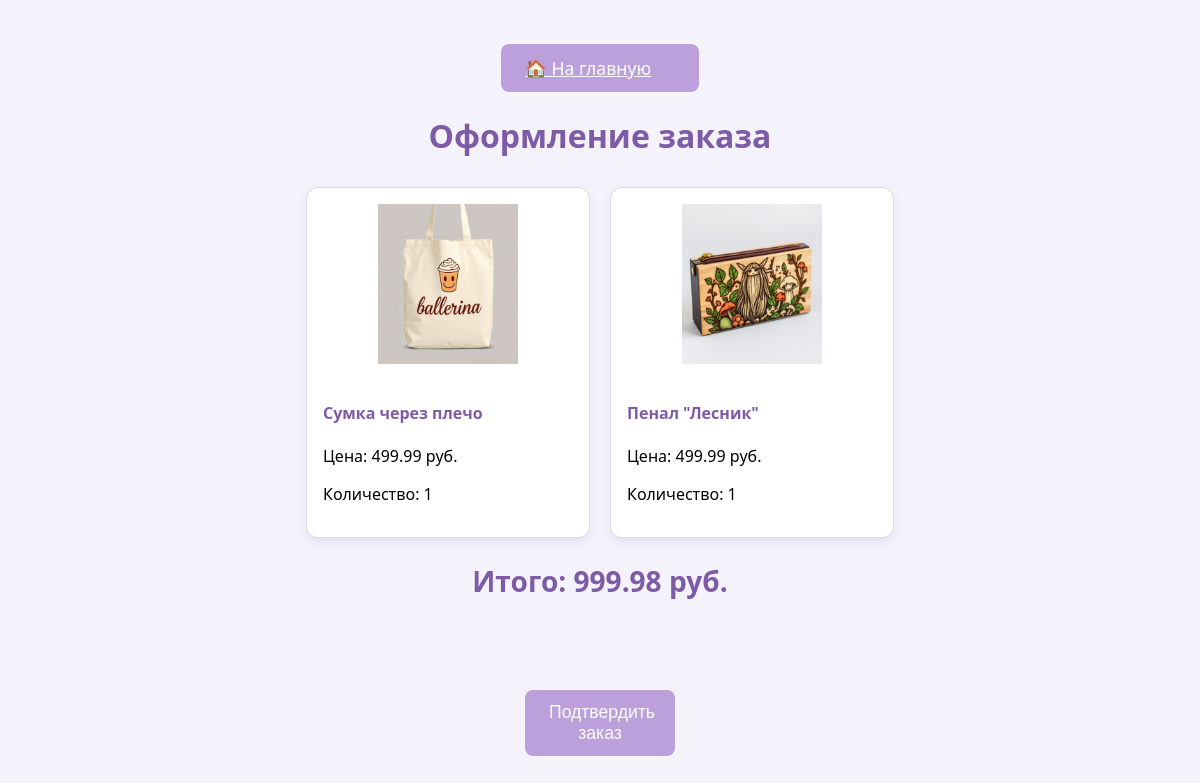
The page /cart/checkout (signed in) on the database as committed earlier.
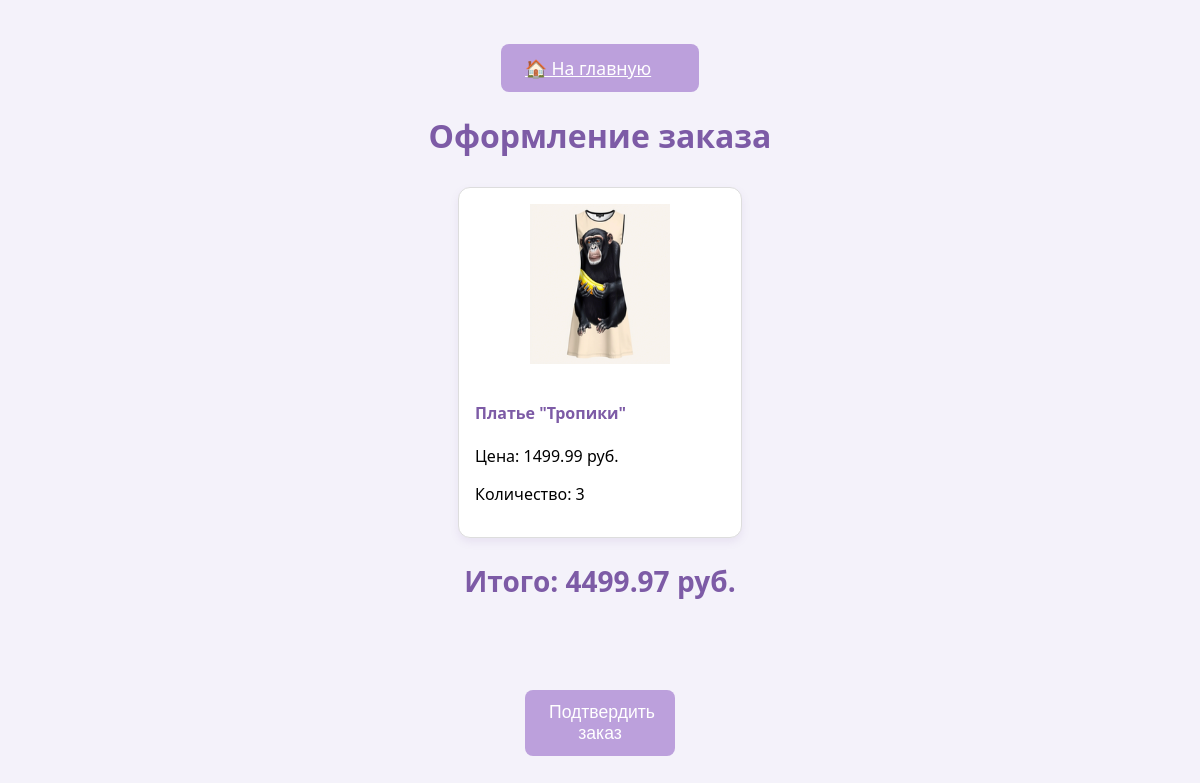
The same page on the database as committed later.
### website/models.py (models this page shows)
class CartItem(db.Model):
    id = db.Column(db.Integer, primary_key=True)
    user_id = db.Column(db.Integer, db.ForeignKey('user.id'), nullable=False)  # Только для авторизованных
    product_id = db.Column(db.Integer, db.ForeignKey('product.id'), nullable=False)
    quantity = db.Column(db.Integer, default=1)
    product = db.relationship('Product', backref='cart_items')

class Product(db.Model):
    id = db.Column(db.Integer, primary_key=True)
    name = db.Column(db.String(100), nullable=False)
    price = db.Column(db.Float, nullable=False)
    description = db.Column(db.Text)
    image = db.Column(db.String(200))
    category = db.Column(db.String(50), nullable=False)

### website/views.py (the view)
@views.route('/cart/checkout')
@login_required
def checkout():
    cart_items = CartItem.query.filter_by(user_id=current_user.id).all()
    sum = 0
    for item in cart_items:
        sum += item.product.price * item.quantity
    sum = round(sum, 2)
    return render_template('checkout.html', cart_items=cart_items, sum=sum)

### website/__init__.py (called while the page is built)
def create_app():
    app = Flask(__name__, static_folder='../static')
    app.secret_key = 'secretKey'
    app.config['SQLALCHEMY_DATABASE_URI'] = 'sqlite:///shop.db'
    app.config['SQLALCHEMY_TRACK_MODIFICATIONS'] = False
    db.init_app(app)
    migrate.init_app(app, db)  # Если используете Flask-Migrate
    from .views import views
    from .auth import auth
    app.register_blueprint(views)
    app.register_blueprint(auth)
    with app.app_context():
        db.create_all()  # Создаёт таблицы при запуске приложения
    login_manager = LoginManager()
    login_manager.login_view = 'auth.login'
    login_manager.init_app(app)
    @login_manager.user_loader
    def load_user(user_id):
        return User.query.get(int(user_id))
    return app

### website/templates/checkout.html (shortened to what this page needs)
<!DOCTYPE html>
<html lang="ru">
<head>
    <link rel="stylesheet" href="{{ url_for('static', filename='css/style.css') }}">
</head>
<body>
    <a href="{{ url_for('views.home') }}" class="btn">🏠 На главную</a>
    <h1>Оформление заказа</h1>
    <div class="product-grid">
        {% for item in cart_items %}
                <div class="product-card">
                    <img src="{{ url_for('static', filename=item.product.image) }}" alt="{{ item.product.name }}">
                    <h4>{{ item.product.name }}</h4>
                    <p>Цена: {{ item.product.price | round(2) }} руб.</p>
                    <p>Количество: {{ item.quantity }}</p>
                </div>
        {% endfor %}
    </div>
    <h2>Итого: {{ sum }} руб.</h2>
    <div class="checkout">
    {% if cart_items %}
        <form action="{{ url_for('views.order_message') }}">
            <button type="submit" class="btn btn-big">Подтвердить заказ</button>
        </form>
    {% endif %}
    </div>
</body>
</html>

### static/css/style.css (style rules this page uses)
body { display: flex; flex-direction: column; align-items: center; justify-content: center; min-height: 100vh; margin: 0; font-family: 'Segoe UI', Tahoma, Geneva, Verdana, sans-serif; background-color: #f4f2fa; color: #7d5ba6; }
h1, h2, h3, h4, a, label, li { color: #7d5ba6; }
p, span { color: #000000; }
.btn { font-size: 1rem; padding: 10px 20px; border-radius: 8px; transition: background-color 0.3s ease; background-color: #bca0dc; color: white; border: none; }
.btn-big { font-size: 1.25rem; padding: 14px 32px; border-radius: 10px; }
:root { --bs-primary: #8e5bb3; --bs-primary-rgb: 142, 91, 179; }
.product-grid { display: flex; flex-wrap: wrap; gap: 20px; justify-content: center; }
.product-card { background-color: white; border: 1px solid #ddd; border-radius: 12px; padding: 16px; width: 250px; box-shadow: 0 4px 8px rgba(125, 91, 166, 0.1); text-align: left; }
.product-card img { width: 100%; border-radius: 8px; margin-bottom: 12px; max-height: 160px; object-fit: contain; }
.checkout { margin-top: 40px; }
h1 { font-size: 2rem; color: #7d5ba6; margin-bottom: 30px; }
.btn { font-size: 1.1rem; padding: 12px 24px; border-radius: 8px; width: 150px; cursor: pointer; transition: background-color 0.3s ease, transform 0.2s ease; }
h2 { font-size: 1.75rem; color: #7d5ba6; margin-bottom: 20px; }
.checkout form { margin-top: 30px; }

Rows that differ between the two databases and show on the page:
removed CartItem: image (picture), product.name "Сумка через плечо", product.price "499.99", quantity "1"
removed CartItem: image (picture), product.name "Пенал \"Лесник\"", product.price "499.99", quantity "1"
added CartItem: image (picture), product.name "Платье \"Тропики\"", product.price "1499.99", quantity "3"
Other text that changed with them:
{{ sum }}: "999.98" → "4499.97"
